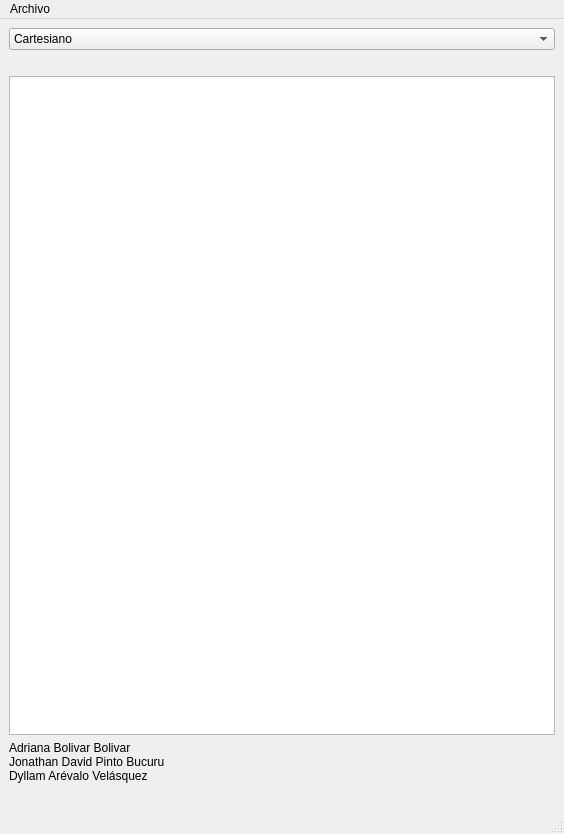
<?xml version="1.0" encoding="UTF-8"?>
<ui version="4.0">
 <class>MainWindow</class>
 <widget class="QMainWindow" name="MainWindow">
  <property name="geometry">
   <rect>
    <x>0</x>
    <y>0</y>
    <width>564</width>
    <height>834</height>
   </rect>
  </property>
  <property name="windowTitle">
   <string>Robots</string>
  </property>
  <widget class="QWidget" name="centralwidget">
   <layout class="QGridLayout" name="gridLayout">
    <item row="0" column="0">
     <layout class="QVBoxLayout" name="verticalLayout">
      <item>
       <widget class="QComboBox" name="comboBox">
        <item>
         <property name="text">
          <string>Cartesiano</string>
         </property>
        </item>
        <item>
         <property name="text">
          <string>Esférico</string>
         </property>
        </item>
        <item>
         <property name="text">
          <string>Cilíndrico</string>
         </property>
        </item>
       </widget>
      </item>
      <item>
       <widget class="QLabel" name="label_info">
        <property name="text">
         <string/>
        </property>
       </widget>
      </item>
      <item>
       <widget class="QGraphicsView" name="view"/>
      </item>
     </layout>
    </item>
    <item row="1" column="0">
     <widget class="QLabel" name="label">
      <property name="text">
       <string>Adriana Bolivar Bolivar
Jonathan David Pinto Bucuru
Dyllam Arévalo Velásquez</string>
      </property>
     </widget>
    </item>
    <item row="2" column="0">
     <widget class="QLabel" name="lbl_imagen">
      <property name="text">
       <string/>
      </property>
      <property name="pixmap">
       <pixmap>logo.jpg</pixmap>
      </property>
     </widget>
    </item>
   </layout>
  </widget>
  <widget class="QMenuBar" name="mbr_principal">
   <property name="geometry">
    <rect>
     <x>0</x>
     <y>0</y>
     <width>564</width>
     <height>21</height>
    </rect>
   </property>
   <widget class="QMenu" name="mnu_archivo">
    <property name="title">
     <string>Archivo</string>
    </property>
    <addaction name="mni_salir"/>
   </widget>
   <addaction name="mnu_archivo"/>
  </widget>
  <widget class="QStatusBar" name="statusbar"/>
  <action name="mni_salir">
   <property name="text">
    <string>Salir</string>
   </property>
  </action>
 </widget>
 <resources/>
 <connections/>
</ui>
